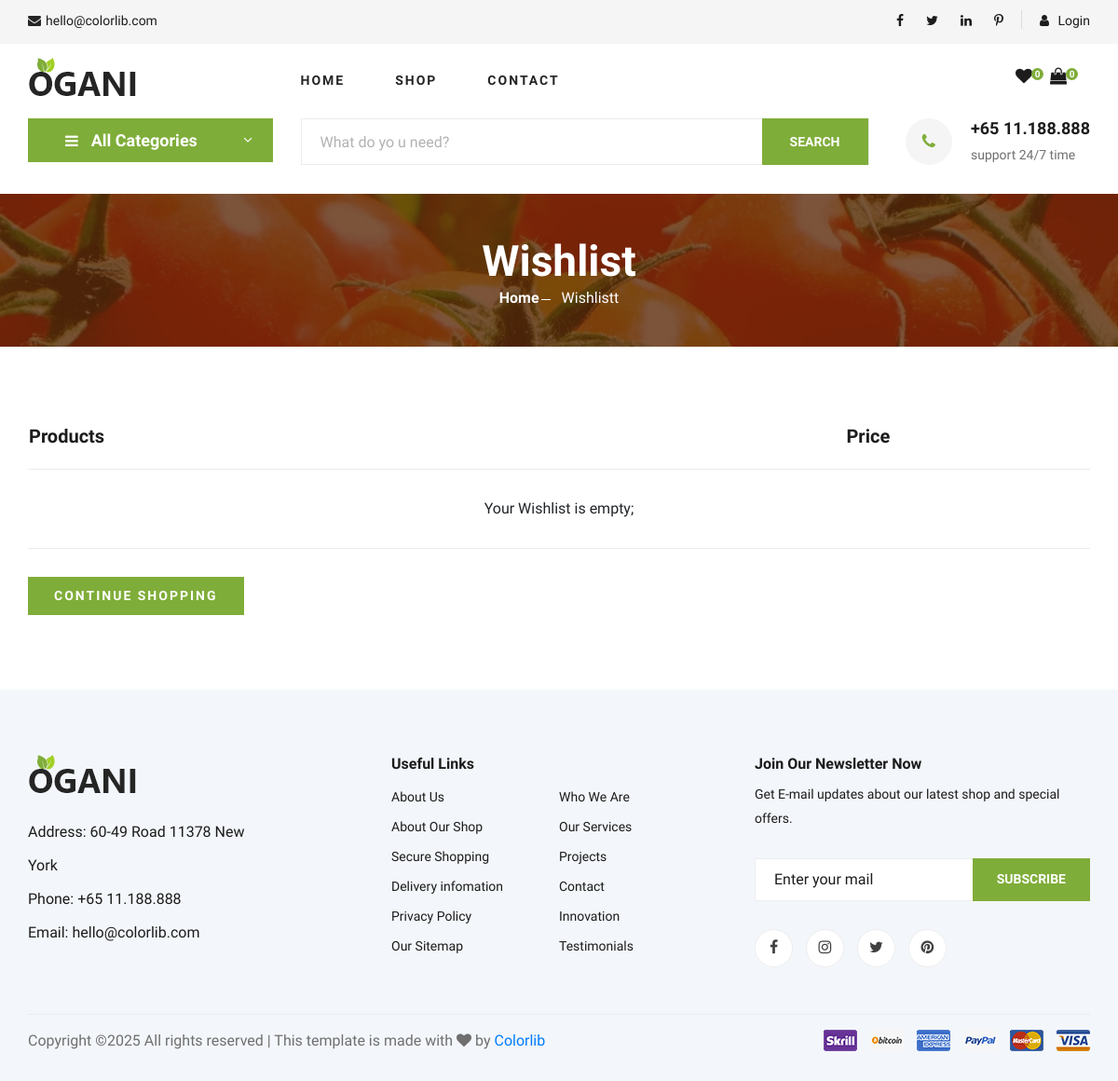
/wishlist, run on the app's committed database.
### admin_site/models.py (models this page shows)
class SiteSettings(models.Model):
        name = models.CharField(max_length=30, verbose_name="Website Name")
        icon = models.ImageField(upload_to="settings/", null=True,  verbose_name="Website Icon")
        logo = models.ImageField(upload_to="settings/",  verbose_name="Website Logo")
        banner = models.ImageField(upload_to="settings/", verbose_name="Website Banner")
        hero = models.ImageField(upload_to="settings/", verbose_name="Website Hero")
        address = models.CharField(max_length=100, verbose_name="Address")
        phone = models.CharField(max_length=20, verbose_name="Phone")
        email = models.EmailField(max_length=30)
        facebook = models.CharField(max_length=50)
        twitter = models.CharField(max_length=50)
        linkedin = models.CharField(max_length=50)
        pintrest = models.CharField(max_length=50)

### store/views.py (the view)
# urls.py: path('wishlist',views.wishlist, name="Wishlist"),
def wishlist(request):
    wishlist = Wishlist(request)
    wishlist_items = wishlist.items()
    context = {
        'wishlist_items': wishlist_items,
        'title': 'Wishlist',
    }
    return render(request, "store/shop/wishlist.html", get_common_context(request, context))

### store/cart.py (called while the page is built)
    def __len__(self):
        return sum(item['quantity'] for item in self.cart.values())

### store/views.py (called while the page is built)
def get_common_context(request, extra_context=None):
    settings = SiteSettings.objects.get(pk=1)
    customer_id = request.session.get("customer_id")
    if customer_id:
        customer = Customer.objects.get(id=customer_id)
    else:
        customer = None
    context = {
        'categories': Category.objects.filter(status='active'),
        'cart': Cart(request),
        'wishlist_count': len(Wishlist(request).items()),
        'customer': customer,
        'settings': settings,
    }
    if extra_context:
        context.update(extra_context)
    return context

### store/wishlist.py (called while the page is built)
    def items(self):
        return [
            {
                'product': Product.objects.get(id=key),
                'price': value['price']
            }
            for key, value in self.wishlist.items()
        ]

### templates/store/shop/wishlist.html
{% extends "store/partials/layout.html" %}
{% block content %}
<section class="breadcrumb-section set-bg" data-setbg="{{ settings.banner.url }}">
    <div class="container">
        <div class="row">
            <div class="col-lg-12 text-center">
                <div class="breadcrumb__text">
                    <h2>Wishlist</h2>
                    <div class="breadcrumb__option">
                        <a href="{% url "Index" %}">Home</a>
                        <span>Wishlistt</span>
                    </div>
                </div>
            </div>
        </div>
    </div>
</section>
<section class="shoping-cart spad">
    <div class="container">
        <div class="row">
            <div class="col-lg-12">
                <div class="shoping__cart__table">
                    <table>
                        <thead>
                            <tr>
                                <th class="shoping__product">Products</th>
                                <th>Price</th>
                                <th></th>
                                <th></th>
                            </tr>
                        </thead>
                        <tbody>
                            {% for item in wishlist_items %}
                            <tr>
                                <td class="shoping__cart__item">
                                    <img src="{{ item.product.image.url }}" alt="{{ item.product.name }}" class="w-25 h-25">
                                    <h5>{{ item.product.name }}</h5>
                                </td>
                                <td class="shoping__cart__price">
                                    ${{ item.price }}
                                </td>
                                <td class="shoping__cart__item__close">
                                    <a href="{% url "Move_Cart" item.product.id %}" class="btn primary-btn">Add to Cart</a>
                                </td>
                                <td class="shoping__cart__item__close">
                                    <a href="{% url "Delete_Wishlist" item.product.id %}" class="btn btn-danger">Remove</a>
                                </td>
                            </tr>
                            {% empty %}
                            <tr>
                                <td colspan="5" class="text-center">Your Wishlist is empty;</td>
                            </tr>
                            {% endfor %}
                        </tbody>
                    </table>
                </div>
            </div>
        </div>
        <div class="row">
            <div class="col-lg-6">
                <div class="shoping__cart__btns">
                    <a href="{% url "Shop" %}" class="primary-btn">CONTINUE SHOPPING</a>
                </div>
            </div>
        </div>
    </div>
</section>
{% endblock content %}

### templates/store/partials/header.html (shortened to what this page needs)
<header class="header">
    <div class="header__top">
        <div class="container">
            <div class="row">
                <div class="col-lg-6 col-md-6">
                    <div class="header__top__left">
                        <ul>
                            <li><i class="fa fa-envelope"></i>{{ settings.email }}</li>
                        </ul>
                    </div>
                </div>
                <div class="col-lg-6 col-md-6">
                    <div class="header__top__right">
                        <div class="header__top__right__social">
                            <a href="{{ settings.facebook }}"><i class="fa fa-facebook"></i></a>
                            <a href="{{ settings.twitter }}"><i class="fa fa-twitter"></i></a>
                            <a href="{{ settings.linkedin }}"><i class="fa fa-linkedin"></i></a>
                            <a href="{{ settings.pintrest }}"><i class="fa fa-pinterest-p"></i></a>
                        </div>
                        <div class="header__top__right__auth">
                            {% if 'customer_id' in request.session %}
                            <div class="dropdown" style="position: relative; cursor: pointer;">
                                <button class="btn dropdown-toggle" type="button" id="dropdownMenuButton" data-bs-toggle="dropdown" aria-expanded="false">
                                    <i class="fa fa-user"></i>
                                    <span>{{ customer }}</span>
                                </button>
                                <ul class="dropdown-menu" aria-labelledby="dropdownMenuButton" style="min-width: 100%;">
                                    <li><a class="dropdown-item" href="{% url 'Profile' %}">Profile</a></li>
                                    <li><a class="dropdown-item" href="{% url 'Orders' %}">Orders</a></li>
                                    <li><a class="dropdown-item" href="#" onclick="document.getElementById('logout-form').submit(); return false;">Sign out</a></li>
                                </ul>
                            </div>
                            <form id="logout-form" action="{% url 'Logout' %}" method="post" style="display: none;">
                                {% csrf_token %}
                            </form>
                            {% else %}
                            <a href="{% url 'Login' %}"><i class="fa fa-user"></i> Login</a>
                            {% endif %}
                        </div>
                    </div>
                </div>
            </div>
        </div>
    </div>
    <div class="container">
        <div class="row">
            <div class="col-lg-3">
                <div class="header__logo">
                    <a href="{% url "Index" %}"><img src="{{ settings.logo.url }}" alt=""></a>
                </div>
            </div>
            <div class="col-lg-6">
                <nav class="header__menu">
                    <ul>
                        <li class="{% if request.resolver_match.url_name == 'Index' %}active{% endif %}"><a href="{% url "Index" %}">Home</a></li>
                        <li class="{% if request.resolver_match.url_name == 'Shop' %}active{% endif %}"><a href="{% url "Shop" %}">Shop</a></li>
                        <li class="{% if request.resolver_match.url_name == 'Contact' %}active{% endif %}"><a href="{% url "Contact" %}">Contact</a></li>
                    </ul>
                </nav>
            </div>
            <div class="col-lg-3">
                <div class="header__cart">
                    <ul>
                        <li><a href="{% url "Wishlist" %}"><i class="fa fa-heart"></i> <span id="wishlist-count">{{ wishlist_count }}</span></a></li>
                        <li><a href="{% url "Cart" %}"><i class="fa fa-shopping-bag"></i> <span id="cart-count">{{ cart|length }}</span></a></li>
                    </ul>
                </div>
            </div>
        </div>
    </div>
</header>
<section class="hero {% if request.resolver_match.url_name != 'Index' %}hero-normal{% endif %}">
    <div class="container">
        <div class="row">
            <div class="col-lg-3">
                <div class="hero__categories">
                    <div class="hero__categories__all">
                        <i class="fa fa-bars"></i>
                        <span>All Categories</span>
                    </div>
                </div>
            </div>
            <div class="col-lg-9">
                <div class="hero__search">
                    <div class="hero__search__form">
                        <form method="POST" action="{% url "Search" %}">
                            <input type="text" placeholder="What do yo u need?" name="query">
                            <button type="submit" class="site-btn">SEARCH</button>
                        </form>
                    </div>
                    <div class="hero__search__phone">
                        <div class="hero__search__phone__icon">
                            <i class="fa fa-phone"></i>
                        </div>
                        <div class="hero__search__phone__text">
                            <h5>{{ settings.phone }}</h5>
                            <span>support 24/7 time</span>
                        </div>
                    </div>
                </div>
            </div>
        </div>
    </div>
</section>

### templates/store/partials/footer.html
{% load static %}
<footer class="footer spad">
    <div class="container">
        <div class="row">
            <div class="col-lg-3 col-md-6 col-sm-6">
                <div class="footer__about">
                    <div class="footer__about__logo">
                        <a href="{% url "Index" %}"><img src="{{ settings.logo.url }}" alt="Logo"></a>
                    </div>
                    <ul>
                        <li>Address: {{ settings.address }}</li>
                        <li>Phone: {{ settings.phone }}</li>
                        <li>Email: {{ settings.email }}</li>
                    </ul>
                </div>
            </div>
            <div class="col-lg-4 col-md-6 col-sm-6 offset-lg-1">
                <div class="footer__widget">
                    <h6>Useful Links</h6>
                    <ul>
                        <li><a href="#">About Us</a></li>
                        <li><a href="#">About Our Shop</a></li>
                        <li><a href="#">Secure Shopping</a></li>
                        <li><a href="#">Delivery infomation</a></li>
                        <li><a href="#">Privacy Policy</a></li>
                        <li><a href="#">Our Sitemap</a></li>
                    </ul>
                    <ul>
                        <li><a href="#">Who We Are</a></li>
                        <li><a href="#">Our Services</a></li>
                        <li><a href="#">Projects</a></li>
                        <li><a href="#">Contact</a></li>
                        <li><a href="#">Innovation</a></li>
                        <li><a href="#">Testimonials</a></li>
                    </ul>
                </div>
            </div>
            <div class="col-lg-4 col-md-12">
                <div class="footer__widget">
                    <h6>Join Our Newsletter Now</h6>
                    <p>Get E-mail updates about our latest shop and special offers.</p>
                    <form action="#">
                        <input type="text" placeholder="Enter your mail">
                        <button type="submit" class="site-btn">Subscribe</button>
                    </form>
                    <div class="footer__widget__social">
                        <a href="{{ settings.facebook }}"><i class="fa fa-facebook"></i></a>
                        <a href="{{ settings.instagram }}"><i class="fa fa-instagram"></i></a>
                        <a href="{{ settings.twitter}}"><i class="fa fa-twitter"></i></a>
                        <a href="{{ settings.pintrest }}"><i class="fa fa-pinterest"></i></a>
                    </div>
                </div>
            </div>
        </div>
        <div class="row">
            <div class="col-lg-12">
                <div class="footer__copyright">
                    <div class="footer__copyright__text"><p>
Copyright &copy;<script>document.write(new Date().getFullYear());</script> All rights reserved | This template is made with <i class="fa fa-heart" aria-hidden="true"></i> by <a href="https://colorlib.com" target="_blank">Colorlib</a>
</p></div>
                    <div class="footer__copyright__payment"><img src="{% static "store/img/payment-item.png" %}" alt=""></div>
                </div>
            </div>
        </div>
    </div>
</footer>

### data on the page
SiteSettings: email "hello@colorlib.com", logo (picture), phone "+65 11.188.888", address "60-49 Road 11378 New York"

### other printed values
{{ wishlist_count }} "0"
{{ cart|length }} "0"
